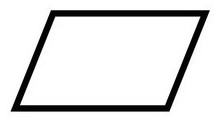
#> input picture imageParal.jpg, 218 x 123 px
$ python tryingOpenCv.py --image imageParal.jpg
#> lines starting #> are read from the running program, lines starting #| are printed output that depends on the picture; after the words box and inside, x2 and y2 are one past the last pixel; in counts of white or black regions, pixels touching at a corner belong together
### shapedetector.py
# import the necessary packages
import cv2
class ShapeDetector:
	def __init__(self):
		pass
	def detect(self, c):
		# initialize the shape name and approximate the contour
		shape = "unidentified"
		peri = cv2.arcLength(c, True)
		approx = cv2.approxPolyDP(c, 0.04 * peri, True)

		# if the shape is a triangle, it will have 3 vertices
		if len(approx) == 3:
			shape = "triangle"
		# if the shape has 4 vertices, it is either a square or
		# a rectangle
		elif len(approx) == 4:
			# compute the bounding box of the contour and use the
			# bounding box to compute the aspect ratio
			(x, y, w, h) = cv2.boundingRect(approx)
			ar = w / float(h)
			# a square will have an aspect ratio that is approximately
			# equal to one, otherwise, the shape is a rectangle
			shape = "square" if ar >= 0.95 and ar <= 1.05 else "rectangle"
		# if the shape is a pentagon, it will have 5 vertices
		elif len(approx) == 5:
			shape = "pentagon"
		# otherwise, we assume the shape is a circle
		else:
			shape = "circle"
		# return the name of the shape
		return shape

### tryingOpenCv.py

from shapedetector import ShapeDetector
import argparse
import imutils
import cv2

from matplotlib import pyplot as plt
# construct the argument parse and parse the arguments
ap = argparse.ArgumentParser()
ap.add_argument("-i", "--image", required=True, help="path to the input image")
args = vars(ap.parse_args())

image = cv2.imread(args["image"])
#> image is the input picture: shape (123, 218, 3); min 0, max 255, mean 224.4
resized = imutils.resize(image, width=300)
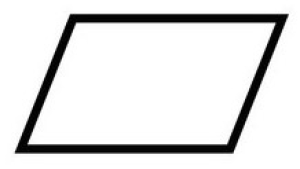
#> resized: shape (169, 300, 3); min 0, max 255, mean 224.3
ratio = image.shape[0] / float(resized.shape[0])
#> ratio = 0.728
# convert the resized image to grayscale, blur it slightly,
# and threshold it
gray = cv2.cvtColor(resized, cv2.COLOR_BGR2GRAY)
blurred = cv2.GaussianBlur(gray, (5, 5), 0)
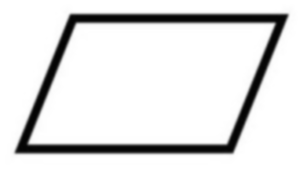
#> blurred: shape (169, 300); min 2, max 255, mean 224.3
thresh = cv2.threshold(blurred, 60, 255, cv2.THRESH_BINARY)[1]
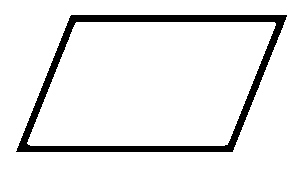
#> thresh: shape (169, 300); 90.8% white; 1 black region, box (x1, y1, x2, y2) and area: (16, 15, 287, 152) 4671
thresh1 = cv2.threshold(image, 60, 255, cv2.THRESH_BINARY)[1]
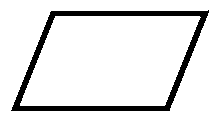
#> thresh1: shape (123, 218, 3); 89.9% white; 1 black region

titles = ['Original Image','threshold before gaussian','threshold after gaussian']
images = [image,thresh1, thresh]
for i in range(3):
    plt.subplot(2,3,i+1),plt.imshow(images[i],'gray',vmin=0,vmax=255)
    plt.title(titles[i])
    plt.xticks([]),plt.yticks([])
plt.show()
# find contours in the thresholded image and initialize the
# shape detector
cnts = cv2.findContours(thresh.copy(), cv2.RETR_EXTERNAL,
	cv2.CHAIN_APPROX_SIMPLE)
#> cnts = 1 contour; box (x1, y1, x2, y2) and area: (0, 0, 300, 169) 50232
cnts = imutils.grab_contours(cnts)
#> cnts = [[[0, 0], [0, 168], [299, 168], [299, 0]]]
sd = ShapeDetector()

for c in cnts:
	# compute the center of the contour, then detect the name of the
	# shape using only the contour
	M = cv2.moments(c)
	cX = int((M["m10"] / M["m00"]) * ratio)
	cY = int((M["m01"] / M["m00"]) * ratio)
	shape = sd.detect(c)
	# multiply the contour (x, y)-coordinates by the resize ratio,
	# then draw the contours and the name of the shape on the image
	c = c.astype("float")
	c *= ratio
	c = c.astype("int")
	cv2.drawContours(image, [c], -1, (0, 255, 0), 2)
	cv2.putText(image, shape, (cX, cY), cv2.FONT_HERSHEY_SIMPLEX,
		0.5, (255, 255, 255), 2)
	# show the output image
	cv2.imshow("Image", image)
	cv2.waitKey(0)
#> this loop made 1 pass
#> (c, cX, cY, shape, peri in detect, approx in detect, x in detect, y in detect) on pass 1: ([[0, 0], [0, 122], [217, 122], [217, 0]], 108, 61, 'rectangle', 934, [[0, 0], [0, 168], [299, 168], [299, 0]], 0, 0)
#> pass 1, `cv2.imshow("Image", image)`:
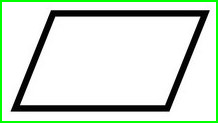
#> window 'Image': shape (123, 218, 3); mean B, G, R 211.5, 224.4, 211.5
